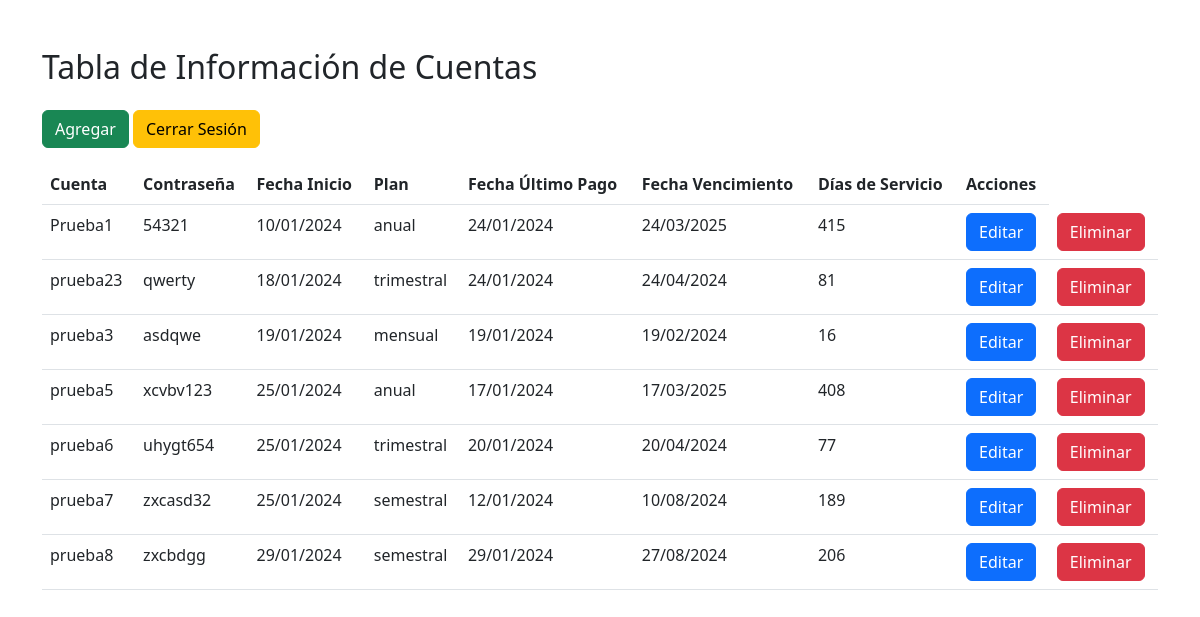
/panelAdmin, run on the app's committed database.
### panelAdmin/models.py (models this page shows)
class panelAdmin(models.Model):
    OPCIONES_DE_PLAN = [
        ('mensual', 'Mensual'),
        ('trimestral', 'Trimestral'),
        ('semestral', 'Semestral'),
        ('anual', 'Anual'),
    ]
    cuenta=models.CharField(max_length=10)
    contrasena=models.CharField(max_length=10)
    fechaInicio=models.DateTimeField(auto_now_add=True) #Establece la fecha al momento de la creación
    plan = models.CharField(max_length=20, choices=OPCIONES_DE_PLAN, default='mensual')
    fechaUltimoPago=models.DateTimeField(null=True, blank=True) #Puede ser nulo y editable

### panelAdmin/views.py (the view)
# urls.py: path('', views.index, name='index'),
def index(request):
    datos = panelAdmin.objects.all()
    hoy = datetime.now().date()
    for dato in datos:
        if dato.fechaUltimoPago and dato.plan:
            if isinstance(dato.fechaUltimoPago, datetime):
                dato.fechaUltimoPago = datetime.combine(dato.fechaUltimoPago, datetime.min.time())
            hoy = datetime.combine(hoy, datetime.min.time())
            if dato.plan == 'mensual':
                fecha_vencimiento = dato.fechaUltimoPago + timedelta(days=31)
            elif dato.plan == 'trimestral':
                fecha_vencimiento = dato.fechaUltimoPago + timedelta(days=91)
            elif dato.plan == 'semestral':
                fecha_vencimiento = dato.fechaUltimoPago + timedelta(days=211)
            elif dato.plan == 'anual':
                fecha_vencimiento = dato.fechaUltimoPago + timedelta(days=425)
            else:
                fecha_vencimiento = dato.fechaUltimoPago + timedelta(days=30)
            dias_servicio_restantes = (fecha_vencimiento - hoy).days
            dato.fechaVencimiento = fecha_vencimiento
            dato.diasServicio = dias_servicio_restantes if dias_servicio_restantes >= 0 else 0
    context = {'datos': datos}
    return render(request, 'panelAdmin/panelAdmin.html', context)

### panelAdmin/templates/panelAdmin/panelAdmin.html (shortened to what this page needs)
<!DOCTYPE html>
<html lang="es">
<head>
    <link href="https://cdn.jsdelivr.net/npm/bootstrap@5.3.0/dist/css/bootstrap.min.css" rel="stylesheet">
</head>
<body>
    <div class="container mt-5">
        <h2 class="mb-4">Tabla de Información de Cuentas</h2>
        <button type="button" class="btn btn-success mb-3" data-bs-toggle="modal" data-bs-target="#agregarModal">
            Agregar
        </button>
        <button class="btn btn-warning mb-3" onclick="cerrarSesion()">Cerrar Sesión</button>
        <table class="table">
            <thead>
                <tr>
                    <th scope="col">Cuenta</th>
                    <th scope="col">Contraseña</th>
                    <th scope="col">Fecha Inicio</th>
                    <th scope="col">Plan</th>
                    <th scope="col">Fecha Último Pago</th>
                    <th scope="col">Fecha Vencimiento</th>
                    <th scope="col">Días de Servicio</th>
                    <th scope="col">Acciones</th>
                </tr>
            </thead>
            <tbody>
                {% for dato in datos %}
                <tr>
                    <td>{{dato.cuenta}}</td>
                    <td>{{dato.contrasena}}</td>
                    <td>{{dato.fechaInicio|date:"d/m/Y"}}</td>
                    <td>{{dato.plan}}</td>
                    <td>{{dato.fechaUltimoPago|date:"d/m/Y"}}</td>
                    <td>{{dato.fechaVencimiento|date:"d/m/Y"}}</td>
                    <td>{{dato.diasServicio}}</td>
                    <td>
                        <button type="button" class="btn btn-primary" data-bs-toggle="modal" data-bs-target="#editarModal" data-dato-id="{{ dato.id }}">Editar</button>
                    </td>
                    <td>
                        <form method="post" action="{% url 'eliminar_registro' dato.id %}" style="display: inline;">
                            <button type="button" class="btn btn-danger" data-bs-toggle="modal" data-bs-target="#eliminarModal{{ dato.id }}">
                                Eliminar
                            </button>
                        </form>
                    </td>
                </tr>
                {% endfor %}
            </tbody>
        </table>
    </div>
</body>
</html>

### data on the page
panelAdmin: cuenta "Prueba1", contrasena "54321", fechaInicio "10/01/2024", plan "anual", fechaUltimoPago "24/01/2024", fechaVencimiento "24/03/2025", diasServicio "415"
panelAdmin: cuenta "prueba23", contrasena "qwerty", fechaInicio "18/01/2024", plan "trimestral", fechaUltimoPago "24/01/2024", fechaVencimiento "24/04/2024", diasServicio "81"
panelAdmin: cuenta "prueba3", contrasena "asdqwe", fechaInicio "19/01/2024", plan "mensual", fechaUltimoPago "19/01/2024", fechaVencimiento "19/02/2024", diasServicio "16"
panelAdmin: cuenta "prueba5", contrasena "xcvbv123", fechaInicio "25/01/2024", plan "anual", fechaUltimoPago "17/01/2024", fechaVencimiento "17/03/2025", diasServicio "408"
panelAdmin: cuenta "prueba6", contrasena "uhygt654", fechaInicio "25/01/2024", plan "trimestral", fechaUltimoPago "20/01/2024", fechaVencimiento "20/04/2024", diasServicio "77"
panelAdmin: cuenta "prueba7", contrasena "zxcasd32", fechaInicio "25/01/2024", plan "semestral", fechaUltimoPago "12/01/2024", fechaVencimiento "10/08/2024", diasServicio "189"
panelAdmin: cuenta "prueba8", contrasena "zxcbdgg", fechaInicio "29/01/2024", plan "semestral", fechaUltimoPago "29/01/2024", fechaVencimiento "27/08/2024", diasServicio "206"
